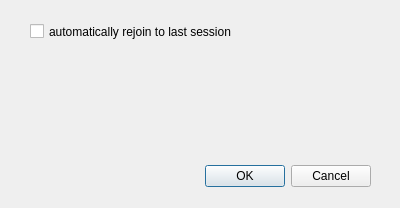
<?xml version="1.0" encoding="UTF-8"?>
<ui version="4.0">
 <class>PreferencesDlg</class>
 <widget class="QDialog" name="PreferencesDlg">
  <property name="windowModality">
   <enum>Qt::ApplicationModal</enum>
  </property>
  <property name="geometry">
   <rect>
    <x>0</x>
    <y>0</y>
    <width>400</width>
    <height>208</height>
   </rect>
  </property>
  <property name="windowTitle">
   <string>Preferences</string>
  </property>
  <widget class="QDialogButtonBox" name="buttonBox">
   <property name="geometry">
    <rect>
     <x>30</x>
     <y>160</y>
     <width>341</width>
     <height>32</height>
    </rect>
   </property>
   <property name="orientation">
    <enum>Qt::Horizontal</enum>
   </property>
   <property name="standardButtons">
    <set>QDialogButtonBox::Cancel|QDialogButtonBox::Ok</set>
   </property>
  </widget>
  <widget class="QCheckBox" name="rejoinCheckBox">
   <property name="geometry">
    <rect>
     <x>30</x>
     <y>20</y>
     <width>331</width>
     <height>23</height>
    </rect>
   </property>
   <property name="text">
    <string>automatically rejoin to last session</string>
   </property>
  </widget>
 </widget>
 <resources/>
 <connections>
  <connection>
   <sender>buttonBox</sender>
   <signal>accepted()</signal>
   <receiver>PreferencesDlg</receiver>
   <slot>accept()</slot>
   <hints>
    <hint type="sourcelabel">
     <x>248</x>
     <y>254</y>
    </hint>
    <hint type="destinationlabel">
     <x>157</x>
     <y>274</y>
    </hint>
   </hints>
  </connection>
  <connection>
   <sender>buttonBox</sender>
   <signal>rejected()</signal>
   <receiver>PreferencesDlg</receiver>
   <slot>reject()</slot>
   <hints>
    <hint type="sourcelabel">
     <x>316</x>
     <y>260</y>
    </hint>
    <hint type="destinationlabel">
     <x>286</x>
     <y>274</y>
    </hint>
   </hints>
  </connection>
 </connections>
</ui>
